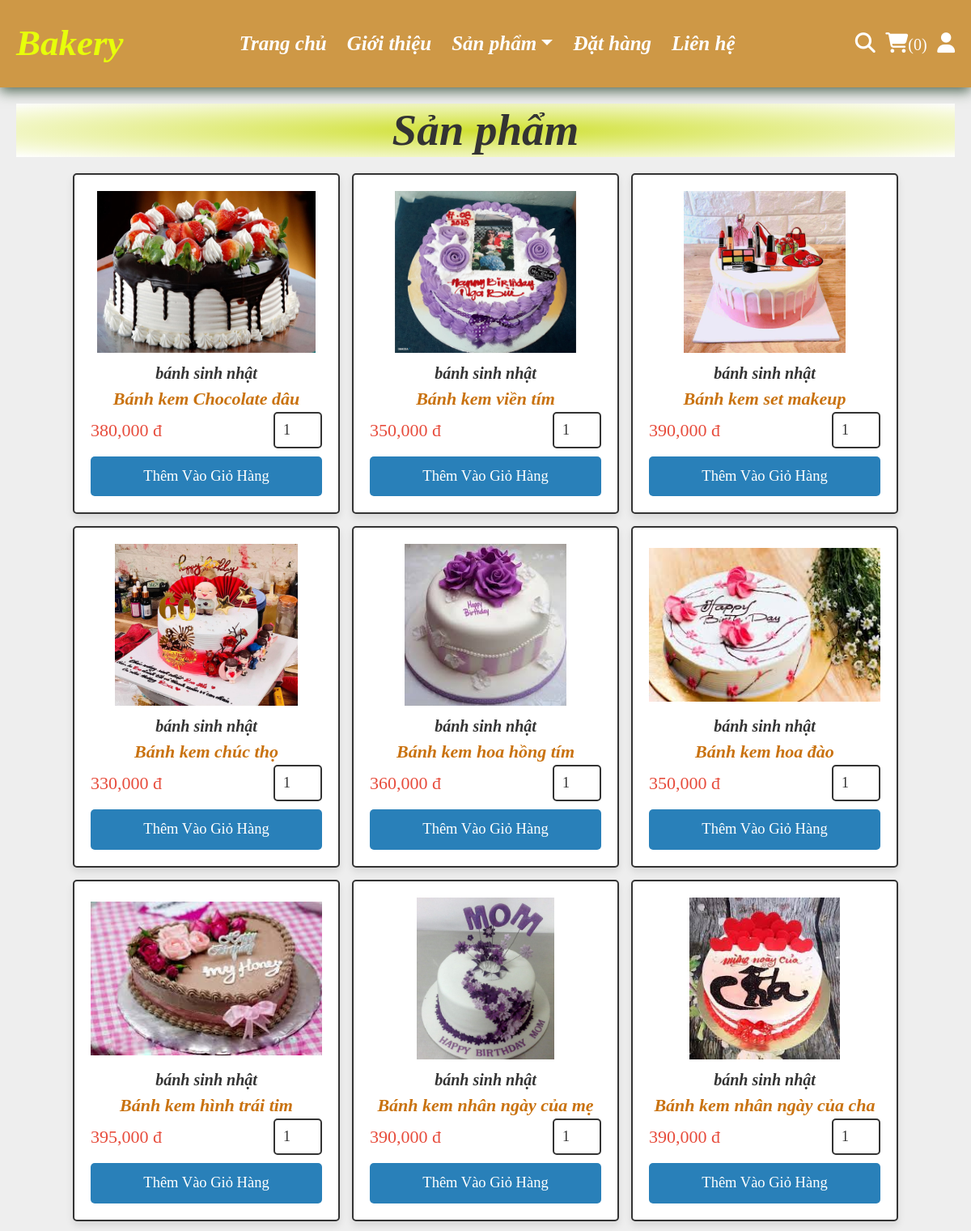
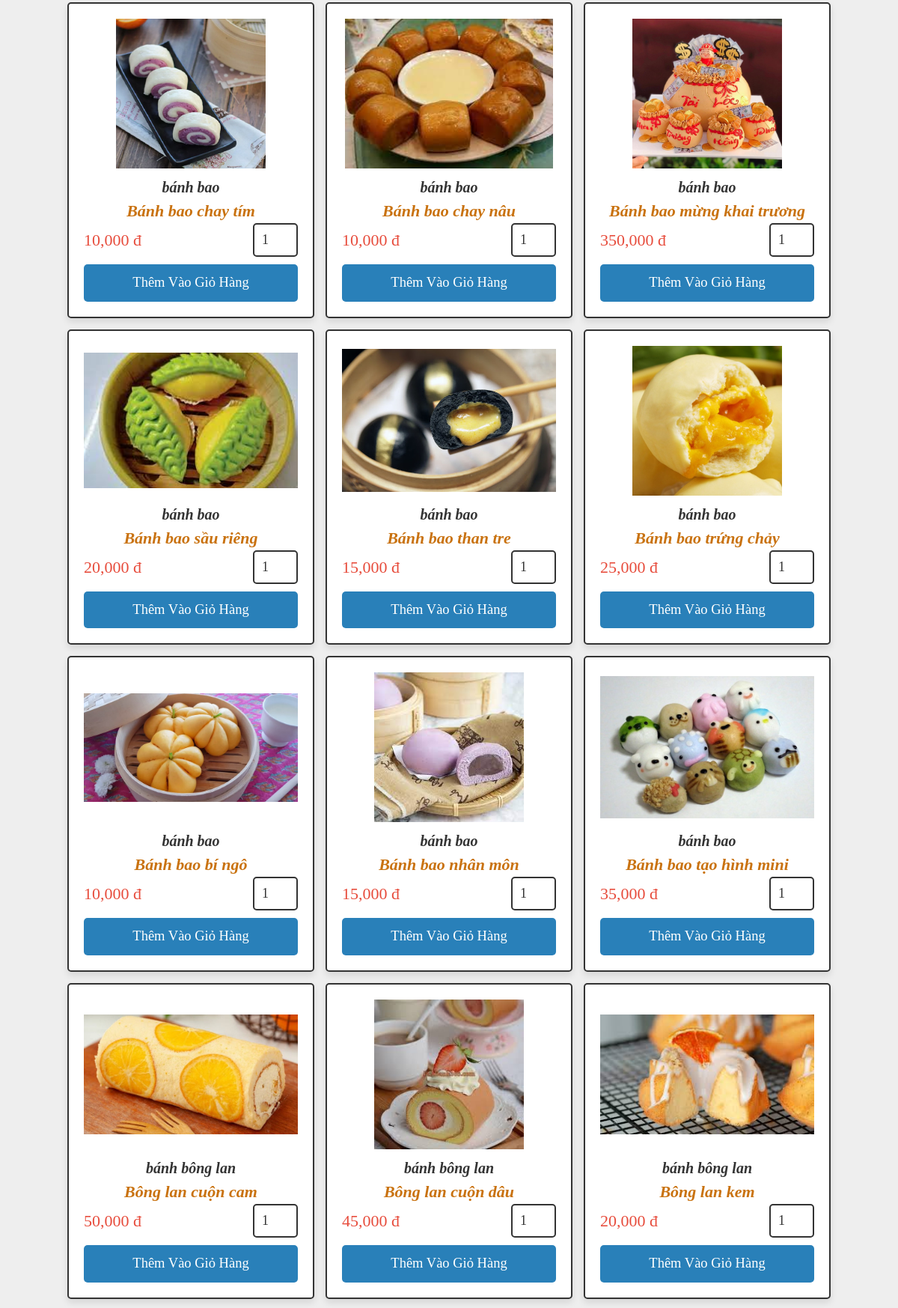
The app's page /sanpham.php (upper part) with its own data (2 pictures, top to bottom).
### tables this page shows
CREATE TABLE `sanpham` (
  `id_sp` int(100) NOT NULL primary key AUTO_INCREMENT,
  `ten_sp` varchar(100) NOT NULL,
  `loai_sp` varchar(500) NOT NULL,
  `gia_sp` int(10) NOT NULL,
  `anh_sp` varchar(100) NOT NULL,
  `trangthai_sp`  varchar(100) NOT NULL
);

### sanpham.php (the view, shortened to what this page needs)
<?php
include 'partials/connect.php';
?>
<!DOCTYPE html>
<html lang="en">
<head>
   <link rel="stylesheet" href="https://cdnjs.cloudflare.com/ajax/libs/font-awesome/6.1.1/css/all.min.css">
   <link href="https://cdn.jsdelivr.net/npm/bootstrap@5.0.2/dist/css/bootstrap.min.css" rel="stylesheet">
   <link rel="stylesheet" href="css/style_user.css">
</head>
<body>
<?php include 'partials/user_header.php'; ?>
    <section class="products">
        <h1 class="heading">Sản phẩm</h1>
        <div class="box-container">
        <?php
            $select_products = $conn->prepare("SELECT * FROM `sanpham` ");
            $select_products->execute();
            if($select_products->rowCount() > 0){
               while($fetch_product = $select_products->fetch(PDO::FETCH_ASSOC)){
         ?>
                  <form action="" method="post" class="box">
                     <img src="uploaded_img/<?= $fetch_product['anh_sp']; ?>" alt="">
                     <div class="name"><?= $fetch_product['loai_sp']; ?></div>
                     <div class="name1"><b><?= $fetch_product['ten_sp']; ?></b></div>
                     <div class="flex">
                        <div class="price"><?= $fetch_product['gia_sp']; ?>,<span>000 đ</span></div>
                        <input type="number" name="soluong_sp" class="qty" min="1" max="99" onkeypress="if(this.value.length == 2) return false;" value="1">
                     </div>
                     <input type="submit" value="Thêm vào giỏ hàng" class="btn" name="them_gio">
                  </form>
         <?php
               }
            }else{
               echo '<p class="empty">Giỏ hàng của bạn rỗng</p>';
            }
         ?>
         </div>
   </section>
</body>
</html>

### css/style_user.css (style rules this page uses)
:root { --main-color: #2980b9; --footer: #6b5303; --orange: #f39c12; --red: #e74c3c; --black: #333; --white: #fff; --light-color: #666; --light-bg: #eee; --border: .2rem solid var(--black); --box-shadow: 0 .5rem 1rem rgba(0, 0, 0, .1); }
* { font-family: serif; margin: 0; padding: 0; box-sizing: border-box; outline: none; border: none; text-decoration: none; }
html { font-size: 62.5%; overflow-x: hidden; }
body { background-color: var(--light-bg); }
section { padding: 2rem; max-width: 1200px; margin: 0 auto; }
.heading { font-size: 5.5rem; font-family: serif; font-weight: bold; font-style: italic; color: var(--black); margin-bottom: 2rem; text-align: center; }
.btn, .delete-btn, .option-btn { display: block; font-family: 'Times New Roman', Times, serif; width: 100%; margin-top: 1rem; border-radius: .5rem; padding: 1rem 3rem; font-size: 1.85rem; text-transform: capitalize; color: var(--white); cursor: pointer; text-align: center; }
.btn { background-color: #2980b9; }
.products .heading { background: radial-gradient(#cfe030, rgb(255, 255, 255)); }
.products .box-container { display: grid; grid-template-columns: repeat(auto-fit, 33rem); gap: 1.5rem; justify-content: center; align-items: flex-start; }
.products .box-container .box { position: relative; background-color: var(--white); box-shadow: var(--box-shadow); border-radius: .5rem; border: var(--border); padding: 2rem; overflow: hidden; }
.products .box-container .box img { height: 20rem; width: 100%; object-fit: contain; margin-bottom: 1rem; }
.products .box-container .box .name { font-size: 2rem; font-weight: bold; font-family: serif; font-style: italic; color: var(--black); text-align: center; }
.products .box-container .box .name1 { font-size: 2.2rem; font-weight: bold; font-family: serif; font-style: italic; color: rgb(201, 114, 15); text-align: center; }
.products .box-container .box .flex { display: flex; align-items: center; gap: 1rem; }
.products .box-container .box .flex .qty { height: 4.5rem; width: 6rem; padding: 1rem; border: var(--border); font-size: 1.8rem; color: var(--black); border-radius: .5rem; }
.products .box-container .box .flex .price { font-size: 2.2rem; color: var(--red); margin-right: auto; }

### records on screen
sanpham: anh_sp (picture), loai_sp "bánh sinh nhật", ten_sp "Bánh kem Chocolate dâu", gia_sp "380"
sanpham: anh_sp (picture), loai_sp "bánh sinh nhật", ten_sp "Bánh kem viền tím", gia_sp "350"
sanpham: anh_sp (picture), loai_sp "bánh sinh nhật", ten_sp "Bánh kem set makeup", gia_sp "390"
sanpham: anh_sp (picture), loai_sp "bánh sinh nhật", ten_sp "Bánh kem chúc thọ", gia_sp "330"
sanpham: anh_sp (picture), loai_sp "bánh sinh nhật", ten_sp "Bánh kem hoa hồng tím", gia_sp "360"
sanpham: anh_sp (picture), loai_sp "bánh sinh nhật", ten_sp "Bánh kem hoa đào", gia_sp "350"
sanpham: anh_sp (picture), loai_sp "bánh sinh nhật", ten_sp "Bánh kem hình trái tim", gia_sp "395"
sanpham: anh_sp (picture), loai_sp "bánh sinh nhật", ten_sp "Bánh kem nhân ngày của mẹ", gia_sp "390"
sanpham: anh_sp (picture), loai_sp "bánh sinh nhật", ten_sp "Bánh kem nhân ngày của cha", gia_sp "390"
sanpham: anh_sp (picture), loai_sp "bánh bao", ten_sp "Bánh bao chay tím", gia_sp "10"
sanpham: anh_sp (picture), loai_sp "bánh bao", ten_sp "Bánh bao chay nâu", gia_sp "10"
sanpham: anh_sp (picture), loai_sp "bánh bao", ten_sp "Bánh bao mừng khai trương", gia_sp "350"
sanpham: anh_sp (picture), loai_sp "bánh bao", ten_sp "Bánh bao sầu riêng", gia_sp "20"
sanpham: anh_sp (picture), loai_sp "bánh bao", ten_sp "Bánh bao than tre", gia_sp "15"
sanpham: anh_sp (picture), loai_sp "bánh bao", ten_sp "Bánh bao trứng chảy", gia_sp "25"
sanpham: anh_sp (picture), loai_sp "bánh bao", ten_sp "Bánh bao bí ngô", gia_sp "10"
sanpham: anh_sp (picture), loai_sp "bánh bao", ten_sp "Bánh bao nhân môn", gia_sp "15"
sanpham: anh_sp (picture), loai_sp "bánh bao", ten_sp "Bánh bao tạo hình mini", gia_sp "35"
sanpham: anh_sp (picture), loai_sp "bánh bông lan", ten_sp "Bông lan cuộn cam", gia_sp "50"
sanpham: anh_sp (picture), loai_sp "bánh bông lan", ten_sp "Bông lan cuộn dâu", gia_sp "45"
sanpham: anh_sp (picture), loai_sp "bánh bông lan", ten_sp "Bông lan kem", gia_sp "20"

### other values on screen
$total_cart_counts "0"
